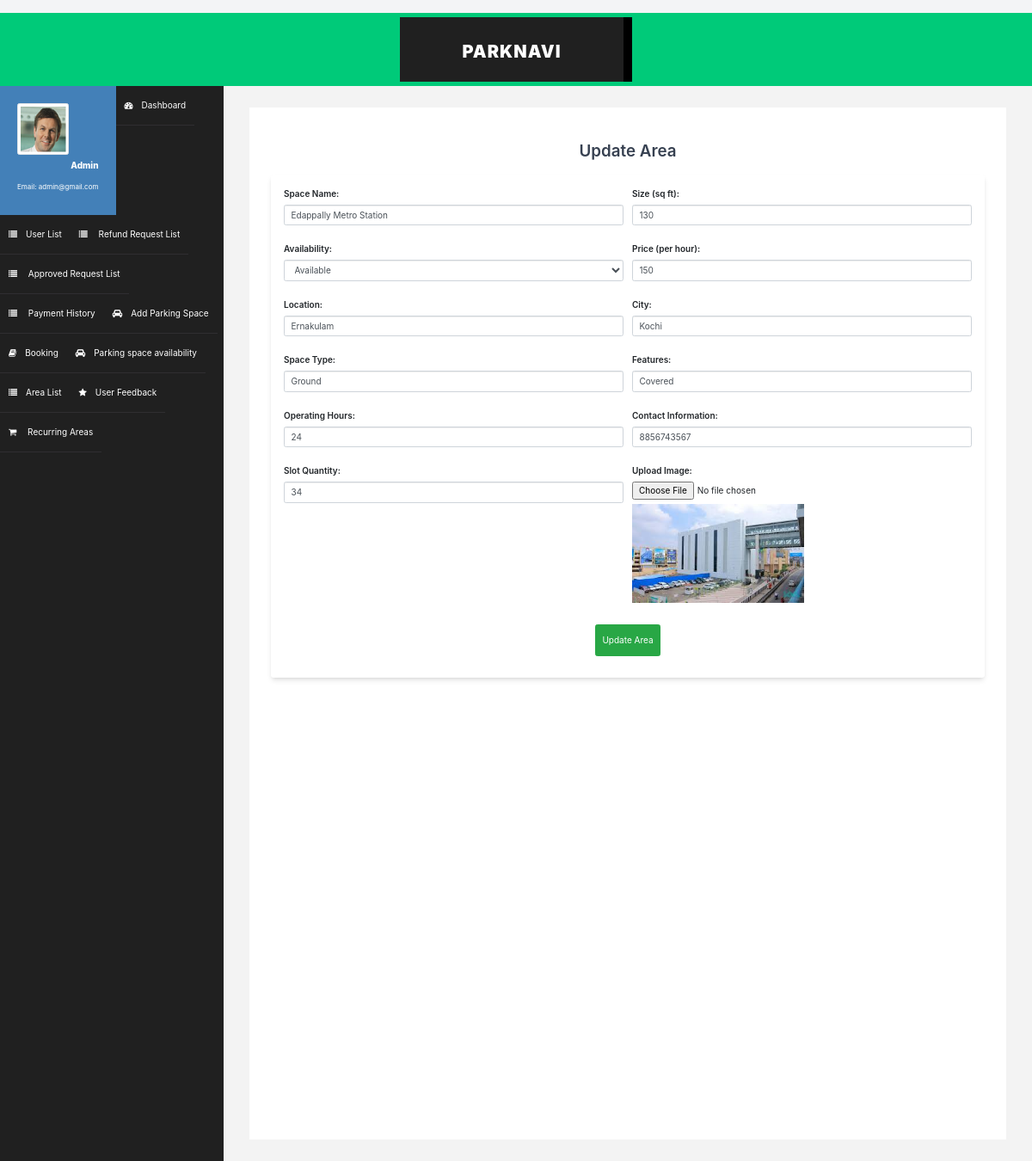
Screenshot of /update_area/9/ with the database file from the repository.
### carapp/models.py (models this page shows, shortened)
class Add_areas(models.Model):
    space_name = models.CharField(max_length=100)
    size = models.IntegerField()
    availability = models.CharField(max_length=100)
    price = models.IntegerField()
    location = models.CharField(max_length=100)
    space_type = models.CharField(max_length=100)
    feature = models.CharField(max_length=100)
    operating_hours = models.CharField(max_length=100)
    contact_information = models.CharField(max_length=15)  # Changed to CharField to allow for phone formatting
    image = models.ImageField(upload_to='parking_images/', blank=True, null=True)
    slot_quantity = models.IntegerField()
    place = models.CharField(max_length=100)
    qr_code = models.ImageField(upload_to='qr_codes/', blank=True, null=True)
    rentperday = models.IntegerField(null=True,blank=True)
    recurringquantity = models.IntegerField(null=True,blank=True)
    total_slot= models.IntegerField(null=True,blank=True)

### carapp/views.py (the view)
# urls.py: path('update_area/<int:id>/',views.update_area,name='update_area'),
def update_area(request,id):
    cr =Add_areas.objects.get(id=id)
    if cr:
        area_info = {
            'size':cr.size,
            'total_slot':cr.total_slot,
            'availability':cr.availability,
            'price':cr.price,
            'location':cr.location,
            'place':cr.place,
            'space_type':cr.space_type,
            'feature':cr.feature,
            'operating_hours':cr.operating_hours,
            'contact_information':cr.contact_information,
            'image':cr.image,
            'space_name':cr.space_name,
            'slot_quantity':cr.slot_quantity
        }
        return render(request,'update_area.html',area_info)
    else:
        return render(request,'update_area.html')

### carapp/templates/update_area.html (shortened to what this page needs)
{% extends 'admin_home.html' %}
{% block content %}
<!DOCTYPE html>
<html lang="en">
<head>
    <link href="https://stackpath.bootstrapcdn.com/bootstrap/4.5.2/css/bootstrap.min.css" rel="stylesheet">
    <script src="https://cdn.tailwindcss.com"></script>
</head>
<body class="bg-gray-100">
    <div class="container my-5">
        <div class="text-center mb-4">
            <h2 class="text-3xl font-semibold text-gray-700">Update Area</h2>
        </div>
        <div class="bg-white shadow-md rounded-lg p-6">
            <form method="POST" enctype="multipart/form-data">
                <div class="grid grid-cols-1 md:grid-cols-2 gap-4">
                    <div class="form-group">
                        <label for="space_name" class="font-semibold">Space Name:</label>
                        <input type="text" class="form-control" id="space_name" name="space_name" value="{{ space_name }}" required>
                    </div>
                    <div class="form-group">
                        <label for="size" class="font-semibold">Size (sq ft):</label>
                        <input type="number" class="form-control" id="size" name="size" value="{{ size }}" required>
                    </div>
                    <div class="form-group">
                        <label for="availability" class="font-semibold">Availability:</label>
                        <select class="form-control" id="availability" name="availability" required>
                            <option value="Available" {% if availability == 'Available' %}selected{% endif %}>Available</option>
                        </select>
                    </div>
                    <div class="form-group">
                        <label for="price" class="font-semibold">Price (per hour):</label>
                        <input type="number" class="form-control" id="price" name="price" value="{{ price }}" required>
                    </div>
                    <div class="form-group">
                        <label for="location" class="font-semibold">Location:</label>
                        <input type="text" class="form-control" id="location" name="location" value="{{ location }}" required>
                    </div>
                    <div class="form-group">
                        <label for="place" class="font-semibold">City:</label>
                        <input type="text" class="form-control" id="place" name="place" value="{{ place }}" required>
                    </div>
                    <div class="form-group">
                        <label for="space_type" class="font-semibold">Space Type:</label>
                        <input type="text" class="form-control" id="space_type" name="space_type" value="{{ space_type }}" required>
                    </div>
                    <div class="form-group">
                        <label for="feature" class="font-semibold">Features:</label>
                        <input type="text" class="form-control" id="feature" name="feature" value="{{ feature }}" required>
                    </div>
                    <div class="form-group">
                        <label for="operating_hours" class="font-semibold">Operating Hours:</label>
                        <input type="text" class="form-control" id="operating_hours" name="operating_hours" value="{{ operating_hours }}" required>
                    </div>
                    <div class="form-group">
                        <label for="contact_information" class="font-semibold">Contact Information:</label>
                        <input type="text" class="form-control" id="contact_information" name="contact_information" value="{{ contact_information }}" required>
                    </div>
                    <div class="form-group">
                        <label for="slot_quantity" class="font-semibold">Slot Quantity:</label>
                        <input type="number" class="form-control" id="slot_quantity" name="slot_quantity" value="{{ slot_quantity }}" required>
                    </div>
                    <div class="form-group">
                        <label for="image" class="font-semibold">Upload Image:</label>
                        <input type="file" class="form-control-file" id="image" name="image">
                        {% if image %}
                        <img src="{{ image.url }}" alt="Current Image" class="mt-2 max-w-xs">
                        {% endif %}
                    </div>
                </div>
                <div class="text-center mt-4">
                    <a href="/editarea{id}/" class="inline-block">
                        <button type="submit" class="btn btn-success px-6 py-3 font-semibold text-white bg-green-600 hover:bg-green-700 rounded">
                            Update Area
                        </button>
                    </a>
                </div>
            </form>
        </div>
    </div>
</body>
</html>
{% endblock %}

### carapp/static/asset/css/basic.css (style rules this page uses)
body { font-family: 'Open Sans', sans-serif; line-height:25px; }

### rows the page displays
Add_areas: space_name "Edappally Metro Station", availability "Available", location "Ernakulam", place "Kochi", space_type "Ground", feature "Covered", operating_hours "24", contact_information "8856743567"
